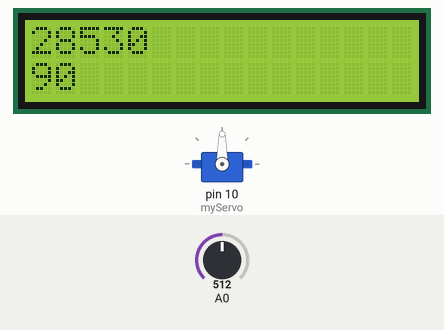
The sketch below on a simulated Arduino Uno, built with avr-gcc and run on an emulated ATmega328P. Parts: servo, 16×2 character LCD. The test bench sets the inputs (shaded band); at power-on: A0 = 512.

Above: at 1.2 s.
1.3 s: A0 set to 716
At 2.8 s:
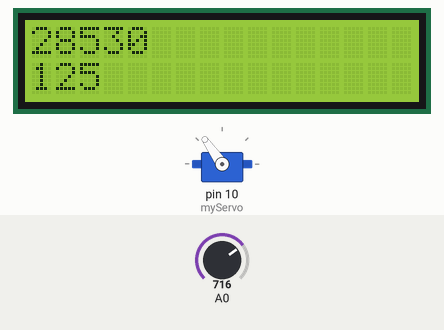
5.4 s: A0 set to 900
At 6.9 s:
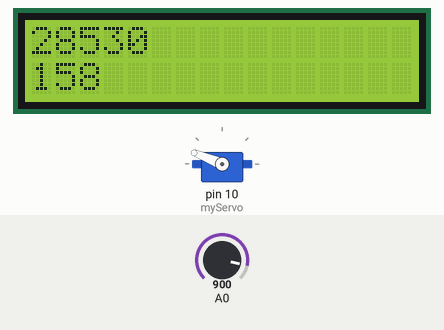
9.5 s: A0 set to 1023
At 10.6 s:
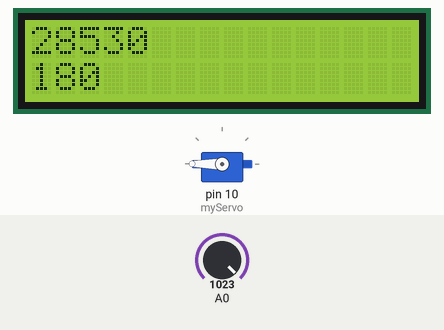
13.6 s: A0 set to 306
At 15.0 s:
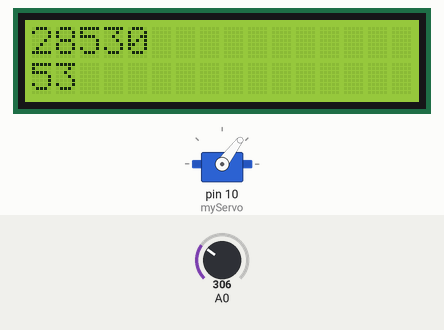
17.7 s: A0 set to 122
At 19.0 s:
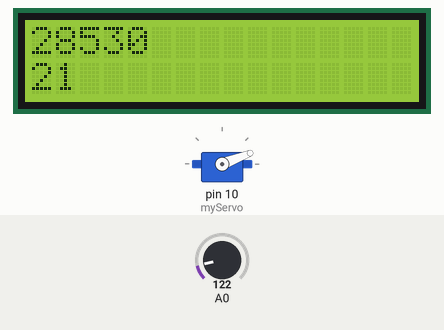
21.8 s: A0 set to 0
At 22.6 s:
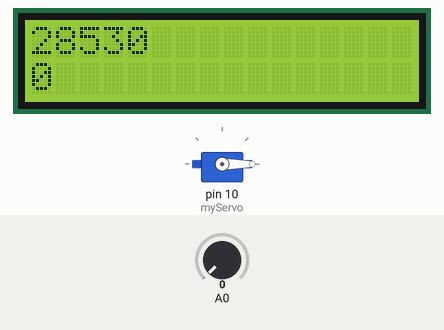
Timing chart, 0 to 24.8 s (numbered marks = the images above; inputs shaded):
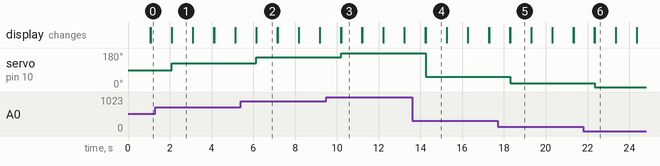

Measured:
- after the input at 1.3 s, servo on pin 10 (myServo): 90° → 125° after 0.80 s; the display: first differs from a run without the input after 0.80 s (image 1)
- after the input at 5.4 s, servo on pin 10 (myServo): 125° → 158° after 0.75 s; the display: first differs from a run without the input after 0.75 s (image 2)
- after the input at 9.5 s, servo on pin 10 (myServo): 158° → 180° after 0.70 s; the display: first differs from a run without the input after 0.70 s (image 3)
- after the input at 13.6 s, servo on pin 10 (myServo): 180° → 53° after 0.65 s; the display: first differs from a run without the input after 0.65 s (image 4)
- after the input at 17.7 s, servo on pin 10 (myServo): 53° → 21° after 0.60 s; the display: first differs from a run without the input after 0.60 s (image 5)
- after the input at 21.8 s, servo on pin 10 (myServo): 21° → 0° after 0.54 s; the display: first differs from a run without the input after 0.54 s (image 6)
- what the display in image 1 shows lasts 1.0 s, from 2.1 s to 3.1 s

The sketch:

14_Motor_LCD_Practice.ino
```cpp
#include <Servo.h>
#include <LiquidCrystal_I2C.h>

LiquidCrystal_I2C myLCD(0x27, 16, 2);
Servo myServo;
int angle = 0;

void setup() {
    myServo.attach(10);
    myLCD.init();
    myLCD.backlight();
}

void loop() {
    int val = analogRead(A0);
    angle = map(val, 0, 1023, 0, 180);

    myServo.write(angle);

    myLCD.setCursor(0, 0);
    myLCD.print('Servo Motor');
    myLCD.setCursor(0, 1);
    myLCD.print(angle);

    delay(1000);

    myLCD.clear(); // 다음 값 입력이 잘 될 수 있도록
}
```
